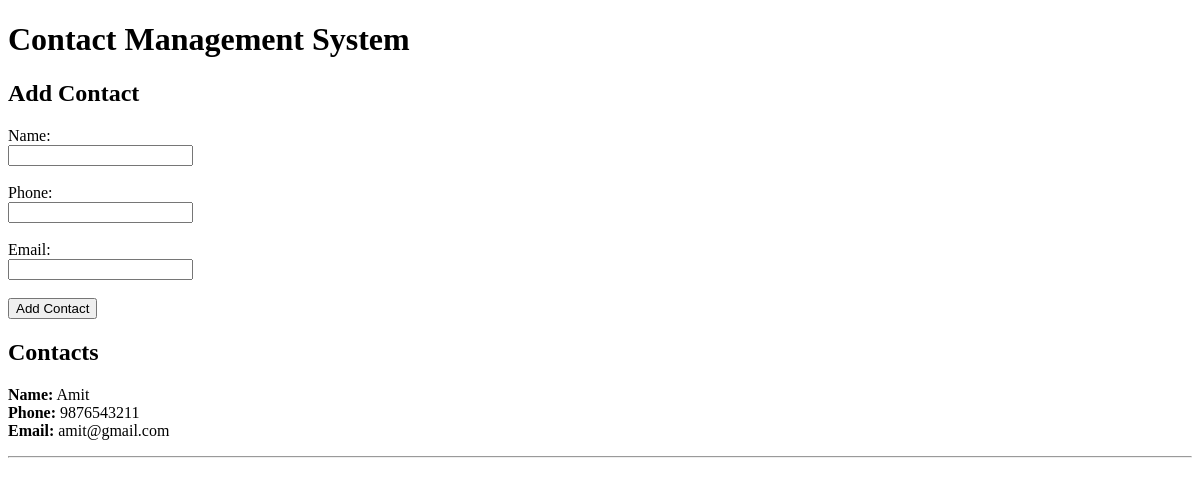
Before: / with the older database file.
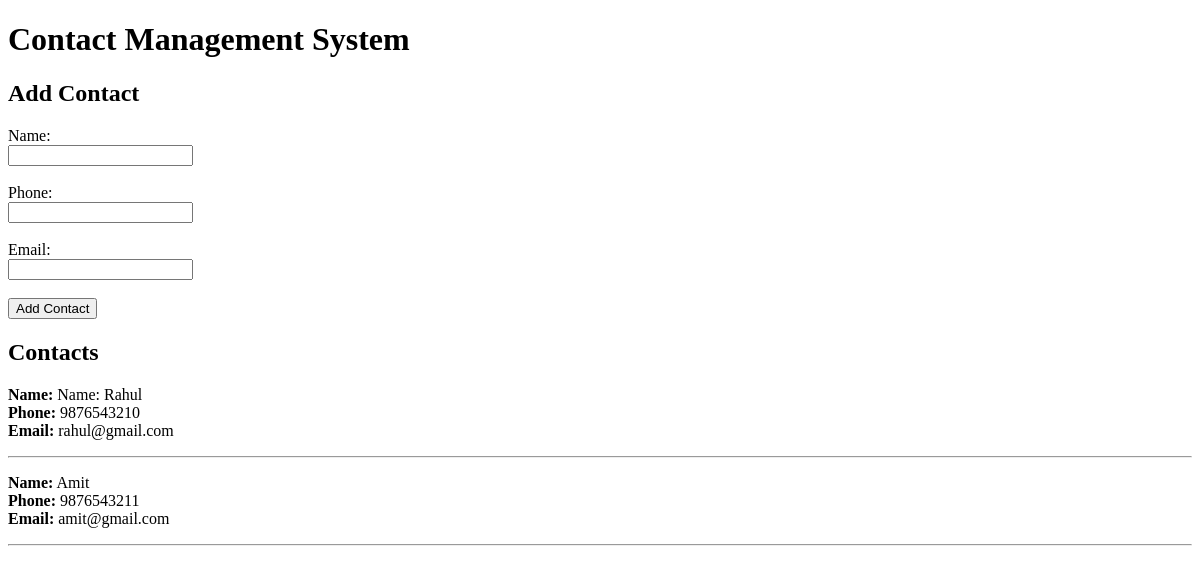
After: the same page with the newer database file.
### tables this page shows
CREATE TABLE contacts (id INTEGER PRIMARY KEY AUTOINCREMENT, name TEXT NOT NULL, phone TEXT NOT NULL, email TEXT);

### index.php (the view, shortened to what this page needs)
<?php
$db = new SQLite3("contacts.db");
$result = $db->query("SELECT * FROM contacts ORDER BY id DESC");
?>
<!DOCTYPE html>
<html>
<head>
</head>
<body>
<h1>Contact Management System</h1>
<h2>Add Contact</h2>
<form method="post">
    <label>Name:</label><br>
    <input type="text" name="name" required><br><br>
    <label>Phone:</label><br>
    <input type="text" name="phone" required><br><br>
    <label>Email:</label><br>
    <input type="email" name="email"><br><br>
    <button type="submit">Add Contact</button>
</form>
<h2>Contacts</h2>
<?php while ($row = $result->fetchArray(SQLITE3_ASSOC)): ?>
    <p>
        <strong>Name:</strong>
        <?php echo htmlspecialchars($row["name"]); ?><br>
        <strong>Phone:</strong>
        <?php echo htmlspecialchars($row["phone"]); ?><br>
        <strong>Email:</strong>
        <?php echo htmlspecialchars($row["email"]); ?>
    </p>
    <hr>
<?php endwhile; ?>
</body>
</html>

Changed rows visible on the page:
added contacts: name "Name: Rahul", phone "9876543210", email "rahul@gmail.com"
